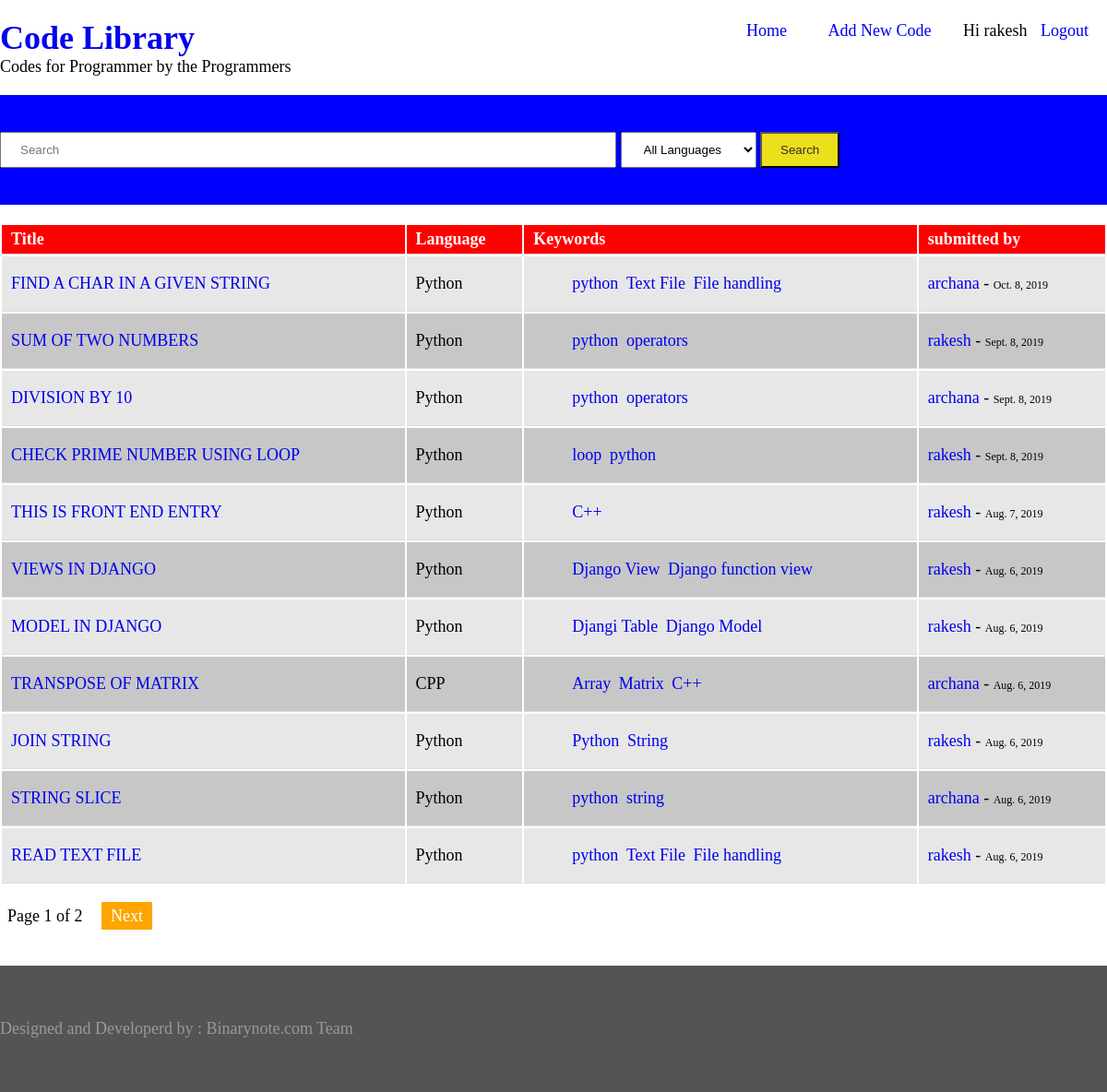
The app's page / (signed in) with its own data.
### library/models.py (models this page shows, shortened)
class code(models.Model):
    STATUS = [('Dr', 'Draft'), ('Pub', 'Published')]
    language = models.ForeignKey('language', on_delete=models.CASCADE)
    title = models.CharField(max_length=250)
    code = models.TextField()
    keywords = TaggableManager()
    status = models.CharField(max_length=20, choices=STATUS, default='Dr')
    submitted_on = models.DateField(auto_now=True)
    updated_on = models.DateField(auto_now=False)
    author      =models.ForeignKey(User, default = 1, on_delete = models.CASCADE)

class language(models.Model):
    language = models.CharField(max_length=30)
    def __str__(self):
        return self.language

### library/views.py (the view)
# urls.py: path('', homeView.as_view(), name="home"),
class homeView(ListView):
    model = code
    context_object_name = 'posts'
    paginate_by = 11
    queryset = code.objects.all().order_by('-updated_on')
    template_name = 'library/home.html'

### library/templates/library/home.html (shortened to what this page needs)
{% extends 'library/base.html' %}
    {% block content %}
    <div style="overflow-x:auto;">
        <table>
            <tr>
                <th>Title</th>
                <th>Language</th>
                <th>Keywords</th>
                <th>submitted by</th>
            </tr>
            {% for post in posts %}
                <tr>
                    <td> <a href="{% url 'singlecode' post.id %}"> {{post.title|upper}} </td>
                    <td> {{post.language}} </td>
                    <td>
                        <ul class="tags">
                                {% for tag in post.keywords.all %}
                                    <li><a href ="{% url 'taglist' tag.slug %}">{{ tag.name }}</a></li>
                                {% endfor %}
                            </ul>
                        </td>
                    <td><a href="{% url 'authorList' post.author_id %}"> {{post.author}} </a> - <span style="font-size:12px;">{{post.updated_on}}</span> </td>
                </tr>
            {% endfor%}
        </table>
    </div>
{% endblock %}

### library/templates/library/base.html (shortened to what this page needs)
{% load static %}
<!DOCTYPE html>
<html lang="en">
<head>
    <link rel="stylesheet" href="{% static 'css/style.css' %}">
</head>
<body>
    <div class="container">
        <div class="logo">
            <h1><a href="{% url 'home' %}">Code Library</a></h1>
            <p> Codes for Programmer by the Programmers</p>
        </div>
        <div class="menu">
            <ul>
                <li><a href="{% url 'home' %}">Home</a></li>
                <li><a href="{% url 'add' %}">Add New Code</a></li>
                {% if user.is_authenticated %}
                    <li> Hi {{user.username}} <a href="{% url 'logout' %}">Logout</a></li>
                {% else %}
                    <li><a href="{% url 'login' %}">Login</a></li>
                {% endif %}
            </ul>
        </div>
    </div>
<div id="search" >
    <div class="container">
        {% include 'library/searchform.html'  %}
    </div>
</div>
    <div class="container">
        <div class="code">
            {% block content %}
            {% endblock content %}
        </div>
    </div>
<div class="container">
    <div class="code">
        {% include 'library/pagination.html' %}
    </div>
</div>
<footer id="footer">
    <div class="container">
        <p> Designed and Developerd by : Binarynote.com Team </p>
    </div>
</footer>
</body>
</html>

### library/static/css/style.css (style rules this page uses)
body { margin: 0; padding: 0; font-size: 18px; height: 100vh; }
a { text-decoration: none; }
table { width: 100vw; max-width: 1300px; }
th, td { border-bottom: 1px solid #ddd; }
th { background: red; color: white; padding: 5px 10px; text-align: left; }
tr:nth-child(odd) { background: #c7c7c7; }
tr:nth-child(even) { background: #e7e7e7; }
td { padding: 1px 10px; margin: 0; text-align: left; }
.container { display: flex; width: 100%; max-width: 1300px; margin: 0 auto; }
.container .logo { flex: 2; }
.container .menu { flex: 4; }
#search { background: blue; padding: 40px 0; margin: 20px 0; }
.logo h1 { margin: 0; margin-top: 20px; }
.logo p { margin: 0; }
.container .menu ul { list-style-type: none; float: right; }
.container .menu ul li { display: inline-block; padding: 5px 10px; }
.container .menu a { padding: 5px 10px; }
.code { flex: 1; }
.code li { padding: 10px 0; }
footer { background: #545455; color: #999; padding: 40px 0; margin: 20px 0 0 0; }
#footer .container p { text-align: center; }
ul.tags { list-style-type: none; display: inline-block; }
ul.tags li { display: inline-block; padding: 0px 2px; }

### records on screen
code: title "FIND A CHAR IN A GIVEN STRING", language "Python", author "archana", updated_on "Oct. 8, 2019"
Tag: name "python"
Tag: name "Text File"
Tag: name "File handling"
code: title "SUM OF TWO NUMBERS", language "Python", author "rakesh", updated_on "Sept. 8, 2019"
Tag: name "operators"
code: title "DIVISION BY 10", language "Python", author "archana", updated_on "Sept. 8, 2019"
code: title "CHECK PRIME NUMBER USING LOOP", language "Python", author "rakesh", updated_on "Sept. 8, 2019"
Tag: name "loop"
code: title "THIS IS FRONT END ENTRY", language "Python", author "rakesh", updated_on "Aug. 7, 2019"
Tag: name "C++"
code: title "VIEWS IN DJANGO", language "Python", author "rakesh", updated_on "Aug. 6, 2019"
Tag: name "Django View"
Tag: name "Django function view"
code: title "MODEL IN DJANGO", language "Python", author "rakesh", updated_on "Aug. 6, 2019"
Tag: name "Djangi Table"
Tag: name "Django Model"
code: title "TRANSPOSE OF MATRIX", language "CPP", author "archana", updated_on "Aug. 6, 2019"
Tag: name "Array"
Tag: name "Matrix"
code: title "JOIN STRING", language "Python", author "rakesh", updated_on "Aug. 6, 2019"
Tag: name "Python"
Tag: name "String"
code: title "STRING SLICE", language "Python", author "archana", updated_on "Aug. 6, 2019"
Tag: name "string"
code: title "READ TEXT FILE", language "Python", author "rakesh", updated_on "Aug. 6, 2019"

### other values on screen
{{ user.username }} "rakesh"
{{ page_obj.number }} "1"
{{ page_obj.paginator.num_pages }} "2"
